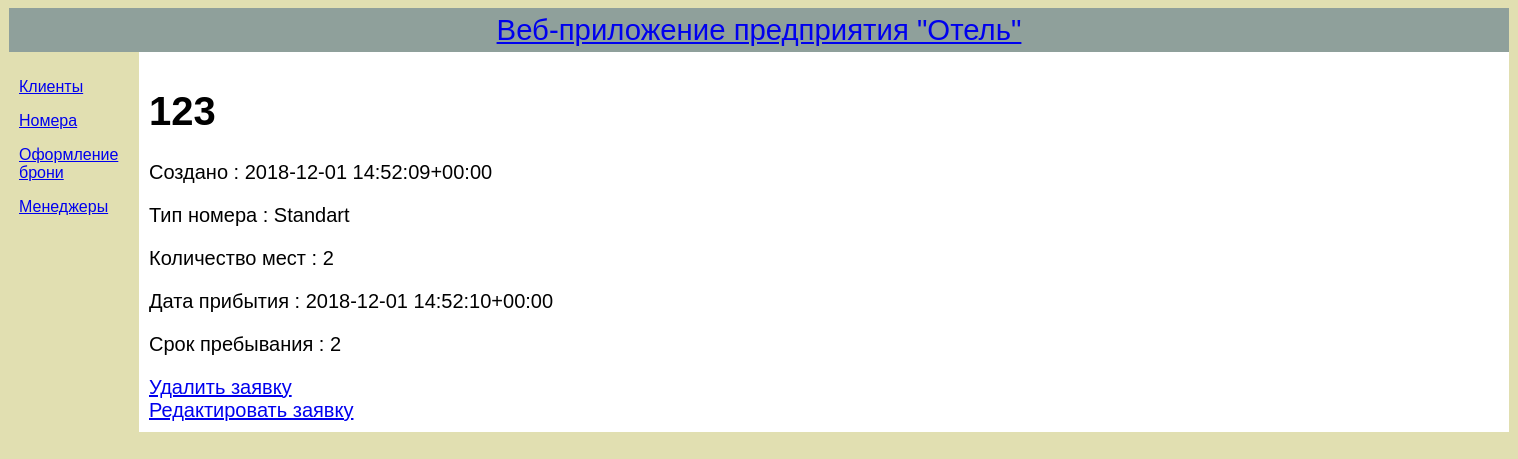
The page /booking/4/ on the database its author committed.
### blog/models.py (models this page shows, shortened)
class Booking(models.Model):
	number = models.CharField(max_length=50)
	created_date = models.DateTimeField(default=timezone.now)
	book_room_type = models.CharField(max_length=50)
	book_room_places = models.CharField(max_length=10)
	arrival_date = models.DateTimeField(default=timezone.now)
	tenure = models.CharField(max_length=20)

### blog/views.py (the view)
# urls.py: path('booking/<pk>/', views.booking_detail, name='booking_detail'),
def booking_detail(request, pk):
    booking = get_object_or_404(Booking, pk=pk)
    return render(request, 'blog/booking_detail.html', {'booking': booking})

### blog/templates/blog/booking_detail.html
{% extends 'blog/base.html' %}
{% block content %}
    <div class="booking">
        <h1>{{ booking.number }}</h1>
        <p>Создано : {{ booking.created_date|linebreaksbr }}</p>
        <p>Тип номера : {{ booking.book_room_type|linebreaksbr }}</p>
        <p>Количество мест : {{ booking.book_room_places|linebreaksbr }}</p>
        <p>Дата прибытия : {{ booking.arrival_date|linebreaksbr }}</p>
        <p>Срок пребывания : {{ booking.tenure|linebreaksbr }}</p>
        <a class="btn btn-default" href="{% url 'booking_remove' pk=booking.pk %}">Удалить заявку</a>
    </div>
    	<a class="btn btn-default1" href="{% url 'booking_edit' pk=booking.pk %}">Редактировать заявку</a>
    </div>
{% endblock %}

### blog/templates/blog/base.html (style rules this page uses)
body { font: 10pt Arial, Helvetica, sans-serif; background: #e1dfb1; }

### rows shown on the page
Booking: number "123", created_date "2018-12-01 14:52:09+00:00", book_room_type "Standart", book_room_places "2", arrival_date "2018-12-01 14:52:10+00:00", tenure "2"
